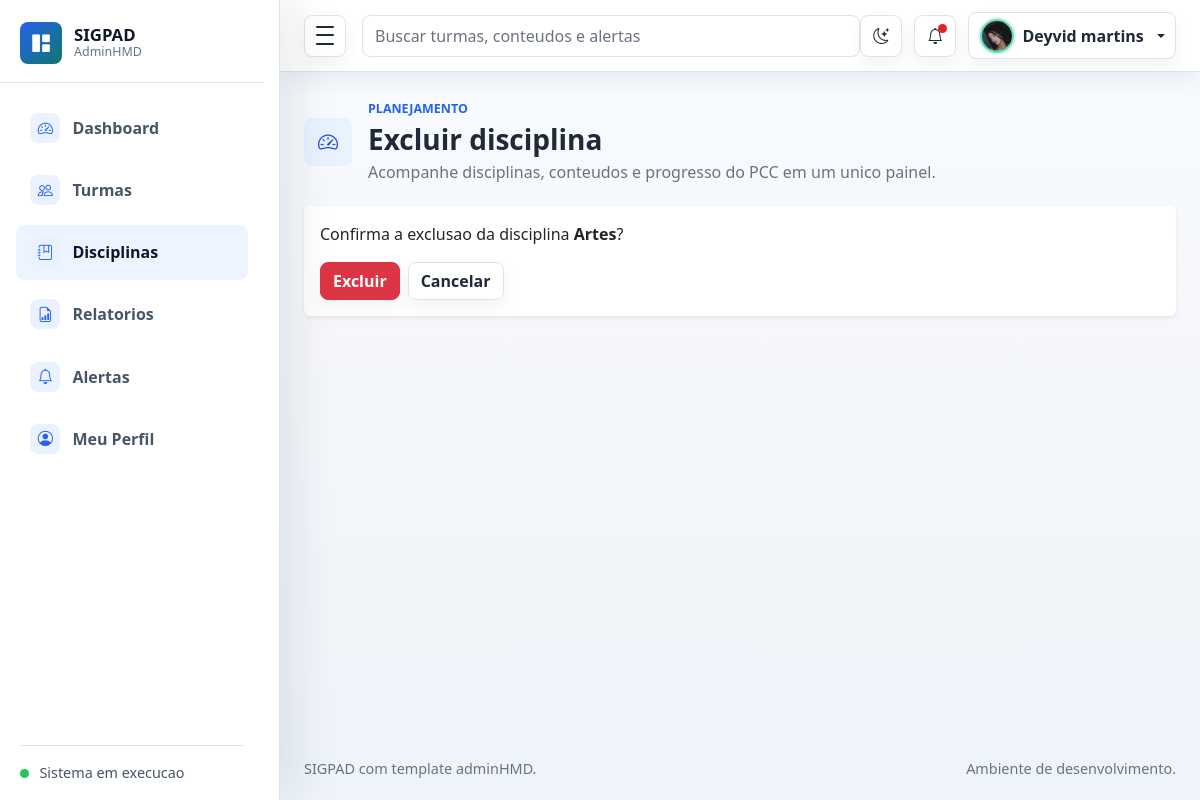
The app's page /disciplinas/deletar/4/ (signed in) with its own data.
### planejamento/models.py (models this page shows, shortened)
class PerfilUsuario(models.Model):
    usuario = models.OneToOneField(User, verbose_name='usuario', on_delete=models.CASCADE)
    foto = models.ImageField('foto', upload_to='usuarios/fotos/', blank=True, null=True)
    created_at = models.DateTimeField('criado em', auto_now_add=True)
    class Meta:
        verbose_name = 'Perfil de usuario'
        verbose_name_plural = 'Perfis de usuarios'
        ordering = ['usuario__username']

class Disciplina(models.Model):
    TIPO_PERIODO_CHOICES = TIPO_PERIODO_CHOICES
    turma = models.ForeignKey(
        Turma,
        verbose_name='turma',
        on_delete=models.CASCADE,
        related_name='disciplinas',
        null=True,
        blank=True,
    )
    professor = models.ForeignKey(User, verbose_name='professor', on_delete=models.CASCADE, null=True, blank=True)
    nome = models.CharField('nome', max_length=120)
    descricao = models.TextField('descricao', blank=True)
    carga_horaria = models.PositiveIntegerField('carga horaria')
    tipo_periodo = models.CharField(
        'tipo de periodo',
        max_length=20,
        choices=TIPO_PERIODO_CHOICES,
        default='BIMESTRE',
    )
    quantidade_aulas = models.PositiveIntegerField('quantidade de aulas', default=0)
    nota_total = models.DecimalField('nota total por periodo', max_digits=5, decimal_places=2, default=10)
    media_aprovacao = models.DecimalField('media de aprovacao', max_digits=5, decimal_places=2, default=6)
    ano_escolar = models.CharField('ano escolar', max_length=50)
    created_at = models.DateTimeField('criado em', auto_now_add=True)
    class Meta:
        verbose_name = 'Disciplina'
        verbose_name_plural = 'Disciplinas'
        ordering = ['nome']

### planejamento/views.py (the view)
# urls.py: path('disciplinas/deletar/<int:id>/', views.disciplina_deletar, name='disciplina_deletar'),
@login_required
def disciplina_deletar(request, id):
    disciplina = get_object_or_404(Disciplina.objects.filter(professor=request.user), id=id)
    if request.method == 'POST':
        disciplina.delete()
        messages.success(request, 'Disciplina removida com sucesso.')
        return redirect('disciplina_lista')
    return render(request, 'disciplinas/confirmar_exclusao.html', {'disciplina': disciplina})

### planejamento/context_processors.py (called while the page is built)
def perfil_usuario_logado(request):
    if not request.user.is_authenticated:
        return {'perfil_usuario_logado': None}
    perfil, _ = PerfilUsuario.objects.get_or_create(usuario=request.user)
    alertas = Alerta.objects.filter(usuario=request.user, lido=False)
    return {
        'perfil_usuario_logado': perfil,
        'alertas_nao_lidos_navbar': alertas.count(),
        'alertas_navbar': alertas_gerais_usuario(request.user),
    }

### planejamento/models.py (called while the page is built)
    def get_badge_class(self):
        classes = {
            'INICIO': 'text-bg-primary',
            'ATRASO': 'text-bg-danger',
            'SISTEMA': 'text-bg-warning',
        }
        if self.lido:
            return 'text-bg-secondary'
        return classes.get(self.tipo, 'text-bg-secondary')

    def get_icon_class(self):
        icons = {
            'INICIO': 'bi bi-play-circle',
            'ATRASO': 'bi bi-exclamation-triangle',
            'SISTEMA': 'bi bi-info-circle',
        }
        return icons.get(self.tipo, 'bi bi-bell')

### planejamento/utils.py (called while the page is built)
def _titulo_alerta_geral(turma_nome, tipo):
    titulos = {
        'ATRASO': f'Turma {turma_nome} possui atividade atrasada.',
        'INICIO': f'Turma {turma_nome} possui atividade iniciando em breve.',
        'SISTEMA': f'Turma {turma_nome} possui alerta pendente.',
    }
    return titulos.get(tipo, f'Turma {turma_nome} possui alerta.')

### templates/disciplinas/confirmar_exclusao.html (shortened to what this page needs)
{% extends 'base.html' %}
{% block page_title %}Excluir disciplina{% endblock %}
{% block content %}
<div class="card border-0 shadow-sm">
    <div class="card-body">
        <p>Confirma a exclusao da disciplina <strong>{{ disciplina.nome }}</strong>?</p>
        <form method="post" class="d-flex gap-2">
            <button type="submit" class="btn btn-danger">Excluir</button>
            <a href="{% url 'disciplina_detalhes' disciplina.id %}" class="btn btn-outline-secondary">Cancelar</a>
        </form>
    </div>
</div>
{% endblock %}

### templates/base.html (shortened to what this page needs)
{% load static %}
<!doctype html>
<html lang="pt-br">
<head>
    <link rel="stylesheet" href="{% static 'assets/css/bootstrap.min.css' %}">
    <link rel="stylesheet" href="{% static 'assets/vendors/bootstrap-icons/bootstrap-icons.css' %}">
    <link rel="stylesheet" href="{% static 'assets/css/style.css' %}">
</head>
<body>
    <div class="admin-shell">
        <aside class="admin-sidebar" id="adminSidebar" aria-label="Navegacao principal">
            <div class="sidebar-header">
                <a class="brand-mark" href="{% url 'dashboard' %}" aria-label="SIGPAD dashboard">
                    <span class="brand-icon"><i class="bi bi-grid-1x2-fill" aria-hidden="true"></i></span>
                    <span class="brand-copy">
                        <span class="brand-title">SIGPAD</span>
                        <span class="brand-subtitle">AdminHMD</span>
                    </span>
                </a>
            </div>
            <nav class="sidebar-nav">
                <a class="nav-link {% if request.resolver_match.url_name == 'dashboard' %}active{% endif %}" href="{% url 'dashboard' %}" {% if request.resolver_match.url_name == 'dashboard' %}aria-current="page"{% endif %}>
                    <span class="nav-icon"><i class="bi bi-speedometer2" aria-hidden="true"></i></span>
                    <span class="nav-text">Dashboard</span>
                </a>
                <a class="nav-link {% if 'turma' in request.resolver_match.url_name %}active{% endif %}" href="{% url 'turma_lista' %}">
                    <span class="nav-icon"><i class="bi bi-people" aria-hidden="true"></i></span>
                    <span class="nav-text">Turmas</span>
                </a>
                <a class="nav-link {% if 'disciplina' in request.resolver_match.url_name %}active{% endif %}" href="{% url 'disciplina_lista' %}">
                    <span class="nav-icon"><i class="bi bi-journal-bookmark" aria-hidden="true"></i></span>
                    <span class="nav-text">Disciplinas</span>
                </a>
                <a class="nav-link {% if 'relatorio' in request.resolver_match.url_name or 'exportar' in request.resolver_match.url_name %}active{% endif %}" href="{% url 'relatorio_lista' %}">
                    <span class="nav-icon"><i class="bi bi-file-earmark-bar-graph" aria-hidden="true"></i></span>
                    <span class="nav-text">Relatorios</span>
                </a>
                <a class="nav-link {% if 'alerta' in request.resolver_match.url_name %}active{% endif %}" href="{% url 'alerta_lista' %}">
                    <span class="nav-icon"><i class="bi bi-bell" aria-hidden="true"></i></span>
                    <span class="nav-text">Alertas</span>
                </a>
                <a class="nav-link " href="{% url 'perfil_usuario' %}">
                    <span class="nav-icon"><i class="bi bi-person-circle" aria-hidden="true"></i></span>
                    <span class="nav-text">Meu Perfil</span>
                </a>
            </nav>
            <div class="sidebar-footer">
                <span class="status-dot"></span>
                <span class="sidebar-footer-text">Sistema em execucao</span>
            </div>
        </aside>
        <div class="admin-main">
            <nav class="navbar admin-navbar navbar-expand bg-white">
                <div class="container-fluid px-3 px-lg-4">
                    <button class="sidebar-toggle" type="button" data-sidebar-toggle aria-controls="adminSidebar" aria-expanded="true" aria-label="Alternar menu">
                        <span></span>
                        <span></span>
                        <span></span>
                    </button>
                    <form class="d-none d-md-flex ms-3 flex-grow-1" role="search">
                        <input class="form-control search-input" type="search" placeholder="Buscar turmas, conteudos e alertas" aria-label="Buscar">
                    </form>
                    <div class="navbar-actions ms-auto">
                        <button class="icon-button theme-toggle" type="button" data-theme-toggle aria-label="Alternar tema" title="Alternar tema">
                            <i class="bi bi-moon-stars" data-theme-icon aria-hidden="true"></i>
                        </button>
                        <div class="dropdown">
                            <button class="icon-button" type="button" data-bs-toggle="dropdown" aria-expanded="false" aria-label="Notificacoes">
                                {% if alertas_nao_lidos_navbar %}
                                    <span class="notification-dot"></span>
                                {% endif %}
                                <i class="bi bi-bell" aria-hidden="true"></i>
                            </button>
                        </div>
                        <div class="dropdown">
                            <button class="profile-button dropdown-toggle" type="button" data-bs-toggle="dropdown" aria-expanded="false">
                                {% if request.user.is_authenticated and perfil_usuario_logado.foto %}
                                    <img class="avatar-img avatar-sm rounded-circle" src="{{ perfil_usuario_logado.foto.url }}" alt="Foto do usuario">
                                {% else %}
                                    <img class="avatar-img avatar-sm rounded-circle" src="{% static 'assets/images/avatar/avatar.jpg' %}" alt="Foto padrao">
                                {% endif %}
                                <span class="profile-name d-none d-sm-inline">{% if request.user.is_authenticated %}{{ request.user.get_full_name|default:request.user.username }}{% else %}Entrar{% endif %}</span>
                            </button>
                        </div>
                    </div>
                </div>
            </nav>
            <main class="dashboard-content">
                <div class="container-fluid px-3 px-lg-4 py-4">
                    <div class="page-heading">
                        <div class="page-heading-copy">
                            <span class="page-icon">{% block page_icon %}<i class="bi bi-speedometer2" aria-hidden="true"></i>{% endblock %}</span>
                            <div>
                                <p class="eyebrow mb-1">{% block page_eyebrow %}Planejamento{% endblock %}</p>
                                <h1 class="h3 mb-1">{% block page_title %}Dashboard{% endblock %}</h1>
                                <p class="text-muted mb-0">{% block page_subtitle %}Acompanhe disciplinas, conteudos e progresso do PCC em um unico painel.{% endblock %}</p>
                            </div>
                        </div>
                    </div>
                    {% block content %}{% endblock %}
                </div>
            </main>
            <footer class="admin-footer">
                <div class="container-fluid px-3 px-lg-4">
                    <span>SIGPAD com template adminHMD.</span>
                    <span>Ambiente de desenvolvimento.</span>
                </div>
            </footer>
        </div>
    </div>
</body>
</html>

### records on screen
PerfilUsuario: foto (picture)
Disciplina: nome "Artes"

### other values on screen
{{ request.user.get_full_name|default:request.user.username }} "Deyvid martins"
